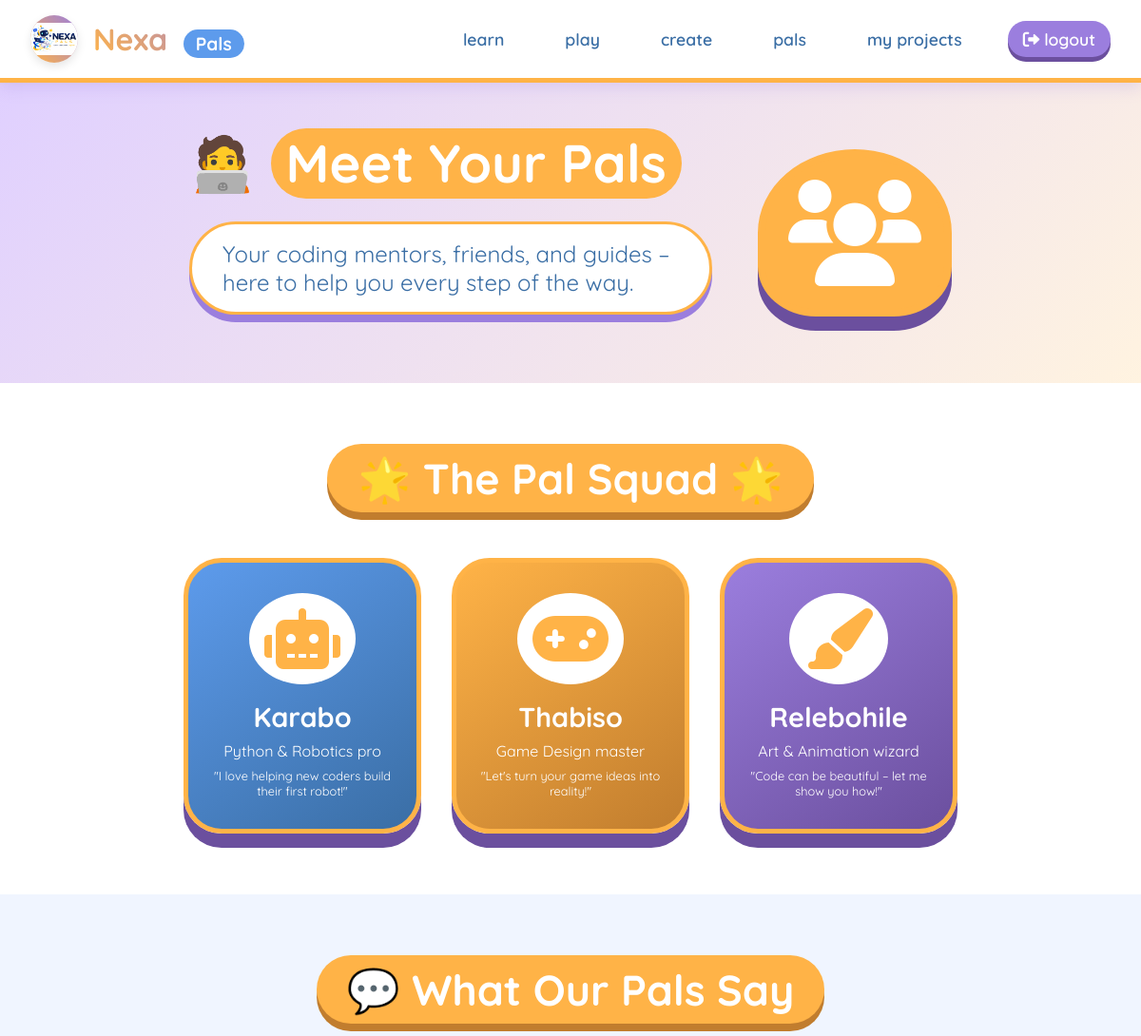
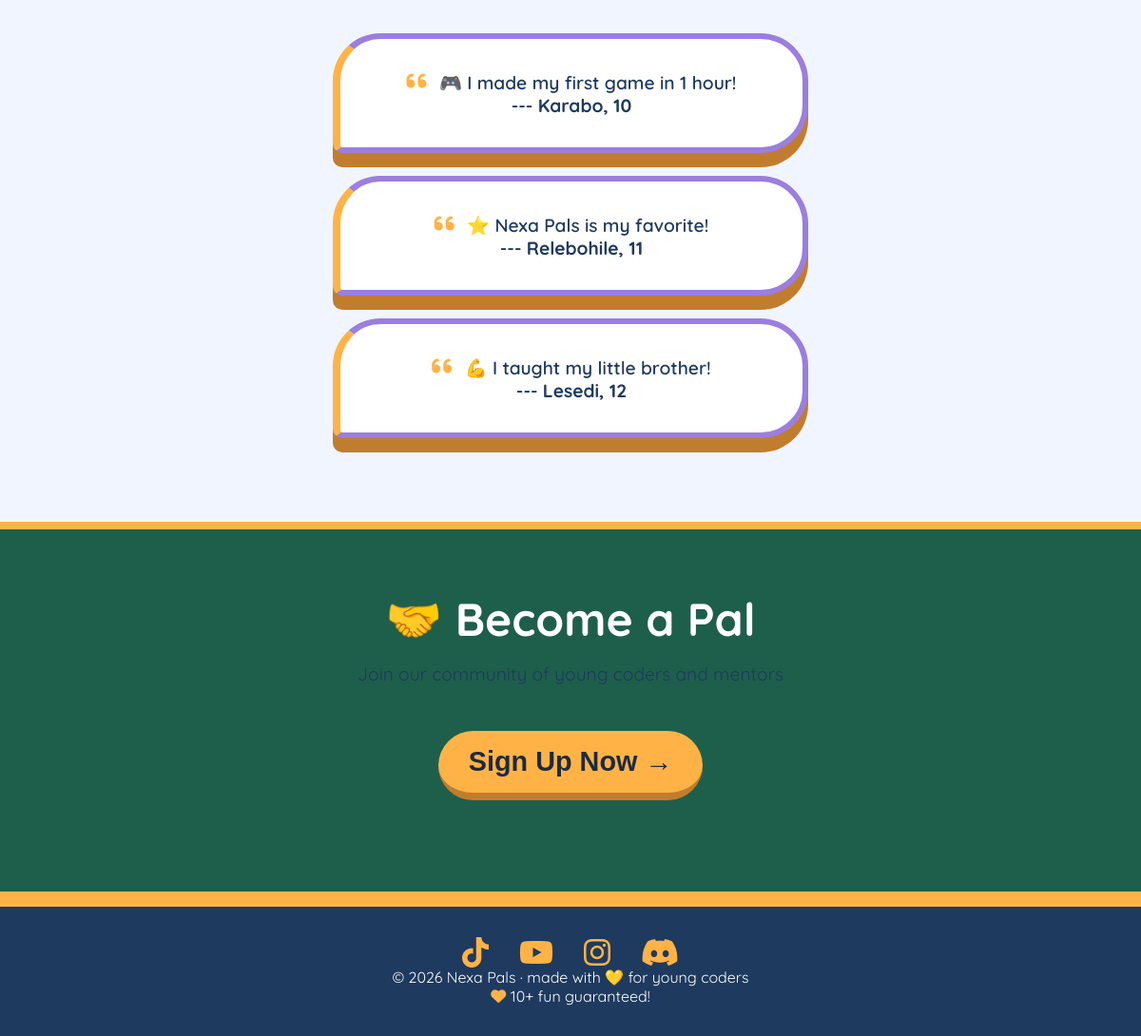
Screenshot of /buddies (signed in) with the database file from the repository (2 pictures, top to bottom).
### app.py (models this page shows)
class Testimonial(db.Model):
    id = db.Column(db.Integer, primary_key=True)
    text = db.Column(db.String(300), nullable=False)
    author = db.Column(db.String(100), nullable=False)
    emoji = db.Column(db.String(10), default='⭐')
    is_approved = db.Column(db.Boolean, default=True)

### app.py (the view)
@app.route('/buddies')
def buddies():
    testimonials = Testimonial.query.filter_by(is_approved=True).all()
    return render_template('buddies.html', testimonials=testimonials)

### app.py (called while the page is built)
@app.context_processor
def inject_csrf_token():
    return dict(csrf_token=generate_csrf)

@login_manager.user_loader
def load_user(user_id):
    return User.query.get(int(user_id))

### templates/buddies.html (shortened to what this page needs)
{% extends "base.html" %}
{% block content %}
<div class="hero" style="background: linear-gradient(135deg, #E0D0FF, #FFF3E0);">
    <div class="hero-text">
        <h1>🧑‍💻 <span>Meet Your Pals</span></h1>
        <p>Your coding mentors, friends, and guides – here to help you every step of the way.</p>
    </div>
    <div class="hero-avatar" style="background: #FFB347;">
        <i class="fas fa-users"></i>
    </div>
</div>
<div class="squad" style="background: white;">
    <h2 class="section-title"><span>🌟 The Pal Squad 🌟</span></h2>
    <div class="squad-grid">
        <div class="buddy-card" style="background: linear-gradient(145deg, #5D9BEC, #3A6EA5);">
            <i class="fas fa-robot"></i>
            <h3>Karabo</h3>
            <p>Python & Robotics pro</p>
            <p style="font-size: 0.8rem; margin-top: 0.5rem;">"I love helping new coders build their first robot!"</p>
        </div>
        <div class="buddy-card" style="background: linear-gradient(145deg, #FFB347, #C17D2E);">
            <i class="fas fa-gamepad"></i>
            <h3>Thabiso</h3>
            <p>Game Design master</p>
            <p style="font-size: 0.8rem; margin-top: 0.5rem;">"Let's turn your game ideas into reality!"</p>
        </div>
        <div class="buddy-card" style="background: linear-gradient(145deg, #9B7EDE, #6B4F9E);">
            <i class="fas fa-paint-brush"></i>
            <h3>Relebohile</h3>
            <p>Art & Animation wizard</p>
            <p style="font-size: 0.8rem; margin-top: 0.5rem;">"Code can be beautiful – let me show you how!"</p>
        </div>
    </div>
</div>
<div class="projects" style="background: #f0f5ff;">
    <h2 class="section-title"><span>💬 What Our Pals Say</span></h2>
    <div style="max-width: 800px; margin: 0 auto;">
        {% for t in testimonials %}
        <div class="testimonial" style="margin: 1.5rem auto; background: white; border-left: 8px solid #FFB347;">
            <i class="fas fa-quote-left" style="color: #FFB347; font-size: 1.5rem; margin-right: 0.5rem;"></i>
            <span style="font-size: 1.2rem;">{{ t.emoji }} {{ t.text }}</span>
            <br>--- <strong>{{ t.author }}</strong>
        </div>
        {% endfor %}
    </div>
</div>
<div class="cta" style="background: #1e5f4b;">
    <h2>🤝 Become a Pal</h2>
    <p style="font-size: 1.2rem; margin: 1rem 0;">Join our community of young coders and mentors</p>
    <button class="big-btn" onclick="window.location.href='{{ url_for('signup') }}'" style="background: #FFB347; color: #1e2a3e;">Sign Up Now →</button>
</div>
{% endblock %}

### static/css/style.css (style rules this page uses)
* { margin: 0; padding: 0; box-sizing: border-box; }
body { font-family: 'Quicksand', sans-serif; background: linear-gradient(135deg, #f8f0ff 0%, #f0f5ff 100%); color: #1e3a5f; min-height: 100vh; }
.hero { padding: 3rem 2rem; display: flex; align-items: center; justify-content: center; gap: 3rem; flex-wrap: wrap; background: radial-gradient(circle at 10% 30%, #FFF3E0, #E6F0FF); }
.hero-text { max-width: 550px; }
.hero-text h1 { font-size: 3.5rem; font-weight: 700; line-height: 1.2; }
.hero-text h1 span { background: #FFB347; color: white; padding: 0.2rem 1rem; border-radius: 60px; display: inline-block; animation: bounce 2s infinite; }
.hero-text p { font-size: 1.5rem; margin: 1.5rem 0; color: #3A6EA5; background: white; padding: 1rem 2rem; border-radius: 60px; box-shadow: 0 8px 0 #9B7EDE; border: 3px solid #FFB347; }
.hero-avatar { background: #9B7EDE; border-radius: 50% 50% 30% 30%; padding: 1.5rem; border: 8px solid #FFB347; box-shadow: 0 15px 0 #6B4F9E; transition: all 0.3s; cursor: pointer; }
.hero-avatar i { font-size: 7rem; color: white; }
.features, .projects, .squad, .cta { padding: 4rem 2rem; text-align: center; }
.section-title { font-size: 2.8rem; margin-bottom: 3rem; }
.section-title span { background: #FFB347; color: white; padding: 0.5rem 2rem; border-radius: 60px; display: inline-block; box-shadow: 0 8px 0 #C17D2E; }
.feature-grid, .project-grid, .squad-grid { display: flex; flex-wrap: wrap; justify-content: center; gap: 2rem; max-width: 1200px; margin: 0 auto; }
.feature-card, .project-card, .buddy-card { background: linear-gradient(145deg, #9B7EDE, #B8A9E0); width: 250px; padding: 2rem 1rem; border-radius: 40px; border: 5px solid #FFB347; box-shadow: 0 15px 0 #6B4F9E; transition: all 0.3s; cursor: pointer; }
.feature-card i, .project-card i, .buddy-card i { font-size: 4rem; color: #FFB347; background: white; padding: 1rem; border-radius: 50%; margin-bottom: 1rem; }
.feature-card h3, .project-card h4, .buddy-card h3 { font-size: 1.8rem; color: white; margin-bottom: 0.5rem; }
.feature-card p, .project-card p, .buddy-card p { color: white; font-size: 1rem; }
.projects { background: linear-gradient(135deg, #FFE6B0, #E0D0FF); }
.testimonial { background: #FFB347; padding: 2rem; border-radius: 50px 50px 50px 10px; border: 6px solid #9B7EDE; max-width: 500px; margin: 2rem auto 0; font-size: 1.2rem; font-weight: 600; color: #1e3a5f; box-shadow: 0 15px 0 #C17D2E; transition: 0.3s; cursor: pointer; }
.cta { background: #5D9BEC; border-top: 8px solid #FFB347; border-bottom: 8px solid #FFB347; }
.cta h2 { font-size: 3rem; color: white; }
.big-btn { background: #FFB347; border: none; font-size: 1.8rem; font-weight: 700; padding: 1rem 2rem; border-radius: 80px; border-bottom: 8px solid #C17D2E; cursor: pointer; margin: 2rem 0; color: #1e3a5f; transition: 0.1s; }

### rows the page displays
Testimonial: emoji "🎮", text "I made my first game in 1 hour!", author "Karabo, 10"
Testimonial: emoji "⭐", text "Nexa Pals is my favorite!", author "Relebohile, 11"
Testimonial: emoji "💪", text "I taught my little brother!", author "Lesedi, 12"
